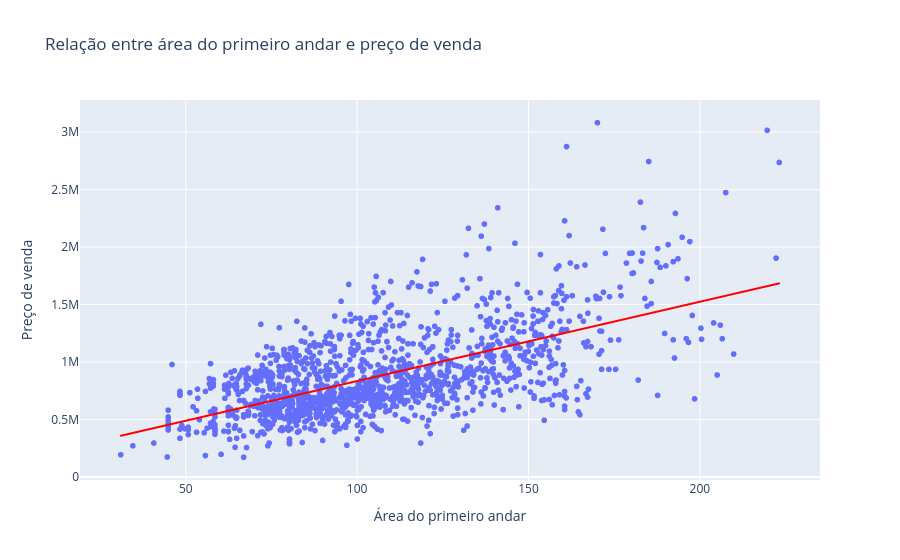

Notebook code for this chart:
### Code cell
px.scatter(dados, x='area_primeiro_andar', y='preco_de_venda', trendline='ols', title="Relação entre área do primeiro andar e preço de venda", 
           trendline_color_override='red', labels={'area_primeiro_andar': 'Área do primeiro andar', 'preco_de_venda': 'Preço de venda'})

### Figure 1 — Plotly figure (JSON) as saved in the notebook; plotly's stock layout.template omitted (floating-point values rounded to 4 significant figures; data arrays with more than 128 entries replaced by an {"elided": "..."} marker saying what was removed)
{"data": [{"hovertemplate": "Área do primeiro andar=%{x}<br>Preço de venda=%{y}<extra></extra>", "legendgroup": "", "marker": {"color": "#636efa", "symbol": "circle"}, "mode": "markers", "name": "", "showlegend": false, "type": "scattergl", "x": {"elided": "1438 float values"}, "xaxis": "x", "y": {"elided": "1438 float values"}, "yaxis": "y"}, {"hovertemplate": "<b>OLS trendline</b><br>preco_de_venda = 6899.2 * area_primeiro_andar + 144777<br>R<sup>2</sup>=0.380142<br><br>Área do primeiro andar=%{x}<br>Preço de venda=%{y} <b>(trend)</b><extra></extra>", "legendgroup": "", "line": {"color": "red"}, "marker": {"color": "#636efa", "symbol": "circle"}, "mode": "lines", "name": "", "showlegend": false, "type": "scattergl", "x": {"elided": "1438 float values"}, "xaxis": "x", "y": {"elided": "1438 float values"}, "yaxis": "y"}], "layout": {"legend": {"tracegroupgap": 0}, "title": {"text": "Relação entre área do primeiro andar e preço de venda"}, "xaxis": {"anchor": "y", "domain": [0, 1], "title": {"text": "Área do primeiro andar"}}, "yaxis": {"anchor": "x", "domain": [0, 1], "title": {"text": "Preço de venda"}}}}
